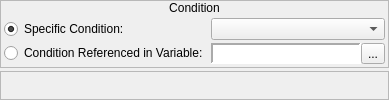
     <widget class="QWidget" name="wCondition">
      <layout class="QVBoxLayout" name="verticalLayout_49">
       <property name="spacing">
        <number>3</number>
       </property>
       <property name="margin">
        <number>0</number>
       </property>
       <item>
        <widget class="QFrame" name="frame_29">
         <property name="sizePolicy">
          <sizepolicy hsizetype="Preferred" vsizetype="Fixed">
           <horstretch>0</horstretch>
           <verstretch>0</verstretch>
          </sizepolicy>
         </property>
         <property name="frameShape">
          <enum>QFrame::StyledPanel</enum>
         </property>
         <property name="frameShadow">
          <enum>QFrame::Raised</enum>
         </property>
         <layout class="QVBoxLayout" name="verticalLayout_46">
          <property name="spacing">
           <number>0</number>
          </property>
          <property name="margin">
           <number>0</number>
          </property>
          <item>
           <widget class="QLabel" name="label_19">
            <property name="sizePolicy">
             <sizepolicy hsizetype="Preferred" vsizetype="Fixed">
              <horstretch>0</horstretch>
              <verstretch>0</verstretch>
             </sizepolicy>
            </property>
            <property name="text">
             <string>Condition</string>
            </property>
            <property name="alignment">
             <set>Qt::AlignCenter</set>
            </property>
           </widget>
          </item>
          <item>
           <widget class="QWidget" name="widget_25" native="true">
            <layout class="QHBoxLayout" name="horizontalLayout_24">
             <property name="spacing">
              <number>3</number>
             </property>
             <property name="margin">
              <number>3</number>
             </property>
             <item>
              <layout class="QVBoxLayout" name="verticalLayout_47">
               <property name="spacing">
                <number>3</number>
               </property>
               <item>
                <widget class="QRadioButton" name="rbSpecificCondition">
                 <property name="sizePolicy">
                  <sizepolicy hsizetype="Fixed" vsizetype="Fixed">
                   <horstretch>0</horstretch>
                   <verstretch>0</verstretch>
                  </sizepolicy>
                 </property>
                 <property name="text">
                  <string>Specific Condition:</string>
                 </property>
                 <property name="checked">
                  <bool>true</bool>
                 </property>
                </widget>
               </item>
               <item>
                <widget class="QRadioButton" name="rbReferencedCondition">
                 <property name="sizePolicy">
                  <sizepolicy hsizetype="Fixed" vsizetype="Fixed">
                   <horstretch>0</horstretch>
                   <verstretch>0</verstretch>
                  </sizepolicy>
                 </property>
                 <property name="text">
                  <string>Condition Referenced in Variable:</string>
                 </property>
                </widget>
               </item>
              </layout>
             </item>
             <item>
              <layout class="QVBoxLayout" name="verticalLayout_48">
               <property name="spacing">
                <number>3</number>
               </property>
               <item>
                <widget class="QComboBox" name="cboxConditions"/>
               </item>
               <item>
                <widget class="QWidget" name="wConditionVariable" native="true">
                 <layout class="QHBoxLayout" name="horizontalLayout_45">
                  <property name="spacing">
                   <number>0</number>
                  </property>
                  <property name="margin">
                   <number>0</number>
                  </property>
                  <item>
                   <widget class="QLabel" name="lblConditionVariable">
                    <property name="sizePolicy">
                     <sizepolicy hsizetype="Preferred" vsizetype="Preferred">
                      <horstretch>0</horstretch>
                      <verstretch>0</verstretch>
                     </sizepolicy>
                    </property>
                    <property name="minimumSize">
                     <size>
                      <width>150</width>
                      <height>0</height>
                     </size>
                    </property>
                    <property name="font">
                     <font>
                      <family>Monospace</family>
                     </font>
                    </property>
                    <property name="styleSheet">
                     <string notr="true">background-color: palette(base);</string>
                    </property>
                    <property name="frameShape">
                     <enum>QFrame::Panel</enum>
                    </property>
                    <property name="frameShadow">
                     <enum>QFrame::Sunken</enum>
                    </property>
                    <property name="lineWidth">
                     <number>2</number>
                    </property>
                    <property name="text">
                     <string/>
                    </property>
                   </widget>
                  </item>
                  <item>
                   <widget class="QToolButton" name="bBrowseConditionVariables">
                    <property name="text">
                     <string>...</string>
                    </property>
                    <property name="icon">
                     <iconset resource="gui_icons.qrc">
                      <normaloff>:/icons/fileopen.png</normaloff>:/icons/fileopen.png</iconset>
                    </property>
                   </widget>
                  </item>
                 </layout>
                </widget>
               </item>
              </layout>
             </item>
            </layout>
           </widget>
          </item>
         </layout>
        </widget>
       </item>
       <item>
        <widget class="QFrame" name="frame_56">
         <property name="frameShape">
          <enum>QFrame::StyledPanel</enum>
         </property>
         <property name="frameShadow">
          <enum>QFrame::Raised</enum>
         </property>
        </widget>
       </item>
      </layout>
     </widget>
